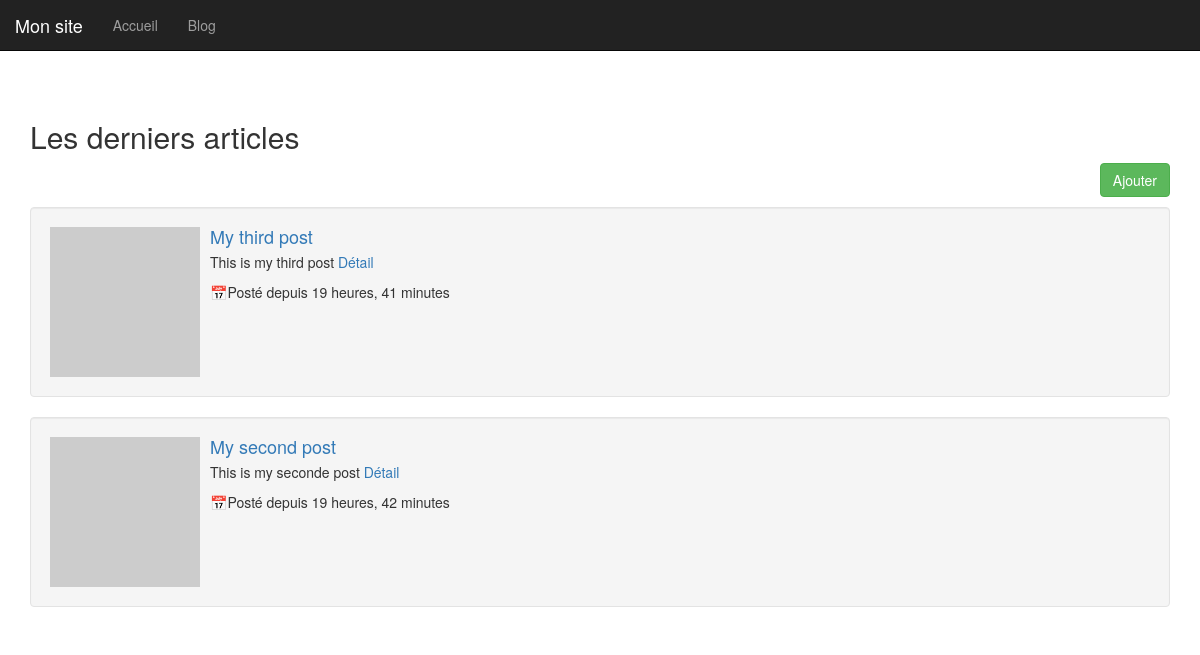
The app's page /, older data.
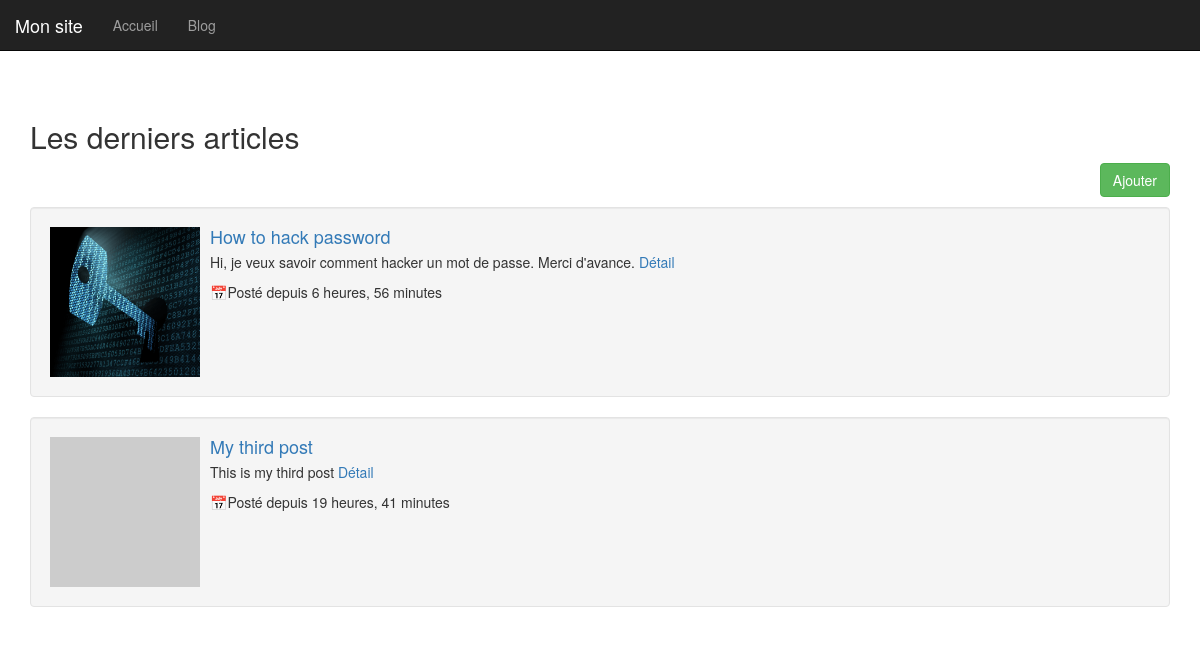
The same page, newer data.
### blog/models.py (models this page shows, shortened)
class Post(models.Model):
    created_at = models.DateTimeField('date de création', auto_now_add=True)
    updated_at = models.DateTimeField('date de mise à jour', auto_now=True)
    title = models.CharField('titre', max_length=50)
    content = models.TextField("contenu de l'article")
    image = models.ImageField('photo', upload_to="images/blog/", null=True)
    category = models.ForeignKey('Category', on_delete=models.CASCADE)
    class Meta:
        verbose_name = 'article'
        verbose_name_plural = 'articles'

### blog/views.py (the view)
# urls.py: path('', views.index, name='index'),
def index(request):
    posts = Post.objects.order_by('-created_at')[:2]
    return render(request, 'blog/index.html', {'posts': posts})

### blog/templates/blog/index.html
{% extends 'base.html' %}
{% block content %}
{% include 'blog/list.html' with list_title='Les derniers articles' %}
{% endblock content %}

### blog/templates/blog/list.html
<h2 class="">{{ list_title }}</h2>
<p class="text-right"><a href="{% url 'blog:add_post' %}" class="btn btn-success">Ajouter</a></p>
<div >
   {% for post in posts %}
         <div class="well">
            <div class="media">
               <div class="media-left">
                  {% if post.image %}
                     <img src="{{ post.image.url }}" alt="{{ post.image.url }}" width="150px" height="150px">
                  {% else %}
                     <img src="http://placehold.it/150x150" alt="http://placehold.it/150x150">
                  {% endif %}
               </div>
               <div class="media-body">
                  <h4 class="media-heading"><a href="{% url 'blog:detail' post.id %}">{{ post.title }}</a></h4>
                  <p>{{ post.content|truncatewords:50 }} <a href="{% url 'blog:detail' post.id %}">Détail</a></p>
                  <p>📅Posté depuis {{ post.created_at|timesince }}</p>
               </div>
            </div>
         </div>
   {% endfor %}
</div>

Row changes from the older to the newer data that the page shows:
no longer on this page (row unchanged): Post: title "My second post", content "This is my seconde post", created_at "19 heures, 42 minutes"
added Post: image (picture), title "How to hack password", content "Hi, je veux savoir comment hacker un mot de passe. Merci d'avance.", created_at "6 heures, 56 minutes"
